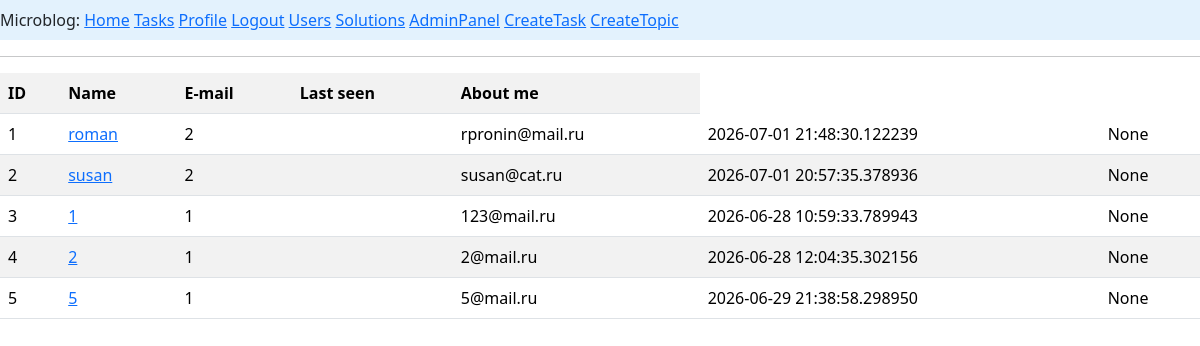
Before: /view_users (signed in) with the older database file.
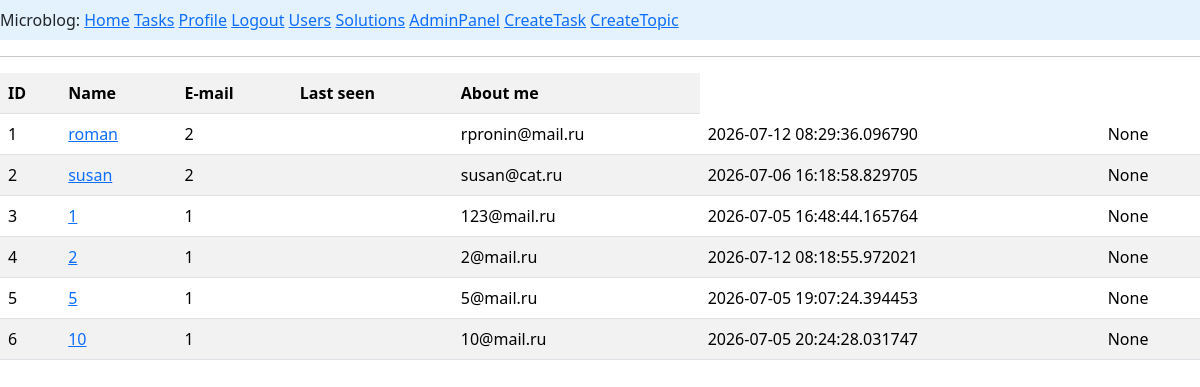
After: the same page with the newer database file.
### app/models.py (models this page shows, shortened)
class User(UserMixin, db.Model):
    __tablename__ = 'users'
    id: so.Mapped[int] = so.mapped_column(primary_key=True)
    username: so.Mapped[str] = so.mapped_column(sa.String(64), index=True, unique=True)
    email: so.Mapped[str] = so.mapped_column(sa.String(120), index=True, unique=True)
    password_hash: so.Mapped[Optional[str]] = so.mapped_column(sa.String(256))
    posts: so.WriteOnlyMapped['Post'] = so.relationship(back_populates='author')
    about_me: so.Mapped[Optional[str]] = so.mapped_column(sa.String(140))
    last_seen: so.Mapped[Optional[datetime]] = so.mapped_column(default=lambda: datetime.now(timezone.utc))
    role_id: so.Mapped[int] = so.mapped_column(sa.ForeignKey(Role.id), index=True)
    role: so.Mapped['Role'] = so.relationship(back_populates='users')
    task_user: so.Mapped['Task'] = so.relationship(back_populates='creator')
    solve_user: so.Mapped[list['Solve']] = so.relationship(back_populates='solver')

### app/routes.py (the view)
@app.route('/view_users', methods=['GET'])
@login_required
def view_users():
    if not is_admin():
        flash('У вас нет прав для доступа к этой странице', 'danger')
        return redirect(url_for('index'))  # или url_for('login'), куда хочешь редиректить
    users = db.session.scalars(sa.select(User)).all()
    return render_template('view_users.html', users=users)

### app/models.py (called while the page is built)
@login.user_loader
def load_user(id):
    return db.session.get(User, int(id))

### app/routes.py (called while the page is built)
@app.before_request
def before_request():
    if current_user.is_authenticated:
        current_user.last_seen = datetime.now(timezone.utc)
        db.session.commit()

def is_admin():
    if not current_user.is_authenticated:
        return False
    if not current_user.role:
        return False
    return current_user.role.rolename == 'admin'

### app/templates/view_users.html
{% extends "base.html" %}
{% block content %}
<table class="table table-striped table-hover">
    <tr><th>ID</th><th>Name</th><th>E-mail</th><th>Last seen</th><th>About me</th></tr>
    {% for u in users%}
    <tr>
        <td>{{u.id}}</td>
        <td><a href="user/{{u.username}}">{{u.username}}</a></td>
        <td>{{u.role_id}}</td>
        <td>{{u.rolet}}</td>
        <td>{{u.email}}</td>
        <td>{{u.last_seen}}</td>
        <td>{{u.about_me}}</td>
    </tr>
    {% endfor %}
</table>
{% endblock %}

Changed rows visible on the page:
changed User "roman": last_seen "2026-07-01 21:48:30.122239" → "2026-07-12 08:29:36.096790"
changed User "susan": last_seen "2026-07-01 20:57:35.378936" → "2026-07-06 16:18:58.829705"
changed User "123@mail.ru": last_seen "2026-06-28 10:59:33.789943" → "2026-07-05 16:48:44.165764"
changed User "2@mail.ru": last_seen "2026-06-28 12:04:35.302156" → "2026-07-12 08:18:55.972021"
changed User "5@mail.ru": last_seen "2026-06-29 21:38:58.298950" → "2026-07-05 19:07:24.394453"
added User: id "6", username "10", role_id "1", email "10@mail.ru", last_seen "2026-07-05 20:24:28.031747", about_me "None"
